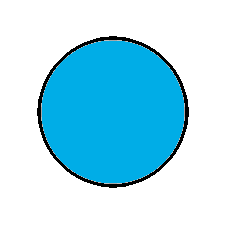
#> input picture imagenes/CIRCULO.png, 225 x 225 px, found by its file name; its folder holds only this picture in this run
$ jupyter execute RNA-HFD-reconocer-imagenes.ipynb
#> lines starting #> are read from the running program, lines starting #| are printed output that depends on the picture
# Demo RNA de Hopfield para procesar imágenes e identificar símbolos
Funciones adaptadas de https://github.com/yosukekatada/Hopfield_network/blob/master/hopfield.py

[cell 1]
#@title Librerías a usar

import tensorflow as tf
from matplotlib import pyplot as plt
import pandas as pd
import numpy as np
import os

from PIL import Image
from PIL import ImageDraw
import random
import copy

import ipywidgets as widgets
from ipywidgets import Box, Layout

print("Librerías cargadas")

##Imágenes:

[cell 2]
#@title Acceder al Drive

from google.colab import drive
drive.mount('/content/gdrive', force_remount=True)

# directorio local en Google Drive
path = '/content/gdrive/MyDrive/demosColab/demoMachineLearning/imagenes' #@param {type:"string"}

[cell 3]
#@title Cargar imagen para cada clase

imagen_ancho =  150 #@param {type:"integer"}
imagen_alto =  150 #@param {type:"integer"}
imagen_ajustar_tamaño_x = 5 #@param {type:"integer"}
imagen_ajustar_tamaño_y =  5#@param {type:"integer"}
threshold_pixel_blanco = 120 #@param {type:"integer"}

## aplicación de los parámetros elegidos
if imagen_ancho<=10:
  imagen_alto = 10
if imagen_alto<=10:
  imagen_alto = 10
threshold_pixel_blanco = max(min(threshold_pixel_blanco, 255), 1)
IMAGE_SHAPE = (imagen_ancho, imagen_alto, 1)
print ("Tamaño Imagen: ", IMAGE_SHAPE)
cropSizeX =  0
if (imagen_ajustar_tamaño_x>=0) and (imagen_ajustar_tamaño_x<IMAGE_SHAPE[0]):
  cropSizeX = imagen_ajustar_tamaño_x
cropSizeY =  0
if (imagen_ajustar_tamaño_y>=0) and (imagen_ajustar_tamaño_y<IMAGE_SHAPE[1]):
  cropSizeY = imagen_ajustar_tamaño_y


# carga imagen
def cargarImagen(imagPathFN):
  global IMAGE_SHAPE, cropSizeX, cropSizeY
  imag = Image.open(imagPathFN)
#> imag is the input picture: PIL image 225x225 P; mean R, G, B 166.4, 221.2, 239.6
  # ajusta tamaño y BN
  if IMAGE_SHAPE[2]==1:
    tipoImage = 'L'
  else:
    tipoImage = 'RGB'
  imag = imag.convert(tipoImage)
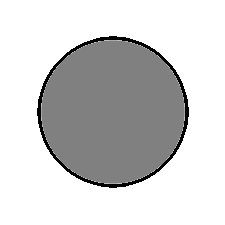
#> imag: PIL image 225x225 L; min 0, max 255, mean 207
  imag = imag.resize((IMAGE_SHAPE[0], IMAGE_SHAPE[1]))
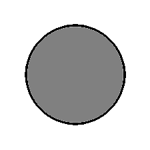
#> imag: PIL image 150x150 L; min 0, max 255, mean 207
  # raliza el crop si corresponde
  imag = imag.crop((cropSizeX, cropSizeY, IMAGE_SHAPE[0]-cropSizeX, IMAGE_SHAPE[1]-cropSizeY))
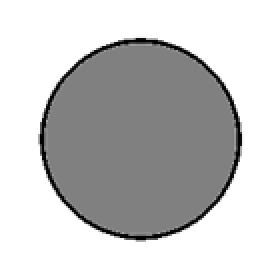
#> imag: PIL image 140x140 L (shown 2 times larger); min 0, max 255, mean 199.9
  return imag


# función para cargar las imágenes de árbol de directorios o raiz
def cargarImagenesPath(imagPath, mostrarImg=False, recursive=False, limitarCantDir=None, className=None):
  classes_ori = []
  images_ori = []
  all_els = os.listdir( imagPath )
  all_els.sort()
  for each_el in all_els:
      auxiPath = imagPath + '/' + each_el

      # se fija si es imagen
      if ( each_el.endswith('.png') or each_el.endswith('.jpg') or each_el.endswith('.jpeg') ):
          # carga la imagen
          imag = cargarImagen(auxiPath)
          images_ori.append( imag )
          # determina nombre clase
          if className is None:
            clase =  os.path.splitext(each_el)[0]
          else:
            clase = className
          classes_ori.append( clase )
          # muestra
          if mostrarImg:
            print("\n", clase)
            display( imag )
          # finaliza si llego al máximo limitado
          if (limitarCantDir is not None) and (len(classes_ori) >= limitarCantDir):
              break

      # si es subdirectorio
      elif recursive and os.path.isdir( auxiPath ):
        # procesa subdirectorio recursivo
        auxi_imag, auxi_class = cargarImagenesPath(imagPath=auxiPath,
                                                   mostrarImg=mostrarImg, recursive=recursive,
                                                   limitarCantDir=limitarCantDir,
                                                   className=each_el)
        images_ori.extend(auxi_imag)
        classes_ori.extend(auxi_class)

  return images_ori, classes_ori


# carga las imágenes
images_original, clases_original = cargarImagenesPath(path, mostrarImg=True, recursive=False)
#> images_original = 1 item; clases_original = ['CIRCULO']

print("\n\n> Imágenes cargadas para Entrenamiento: ", len(images_original))
#| > Imágenes cargadas para Entrenamiento:  1

##Modelo:

[cell 4]
#@title Seleccionar imágenes para entrenar

# inicializar
matW = None
imgsEntrenar = []
matsEntrenar = []
clasesEntrenar = []


# combo selección de imágenes
clases_original_list = list(clases_original)
#> clases_original_list = ['CIRCULO']
selImagenes = widgets.SelectMultiple(
      options=clases_original_list,
      value=clases_original_list,
      description='Seleccionar Imágenes:',
      rows=len(clases_original_list),
      layout=Layout(display="flex")
)

ui = widgets.HBox([selImagenes])


# filtra imagenes seleccionadas
# [101 lines left out: functions determinaImgSeleccionadas, readImg2mat, mat2img, prepararImagenes, compararMatrices, controlarOrtogonalidad and 1 more, not called in this run]

out = widgets.interactive_output(cambiaSeleccion, {'selImgs': selImagenes})
display(ui, out)
